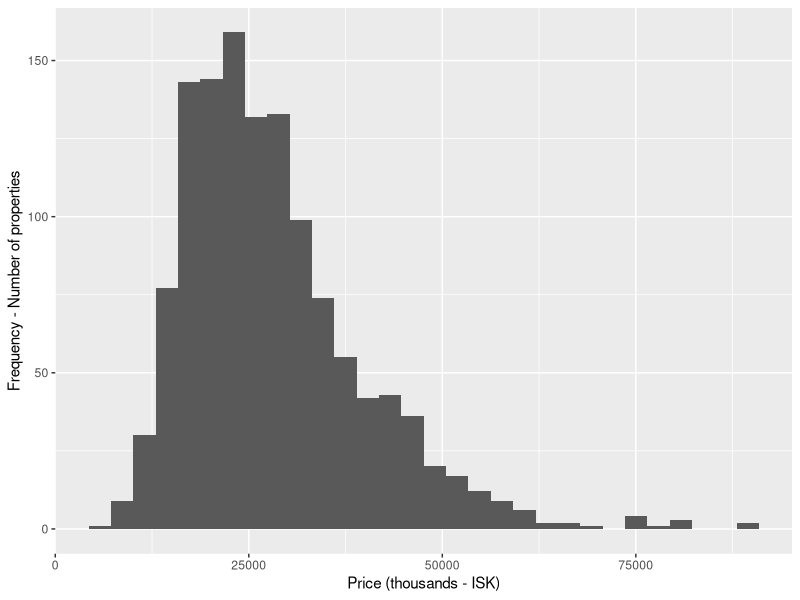
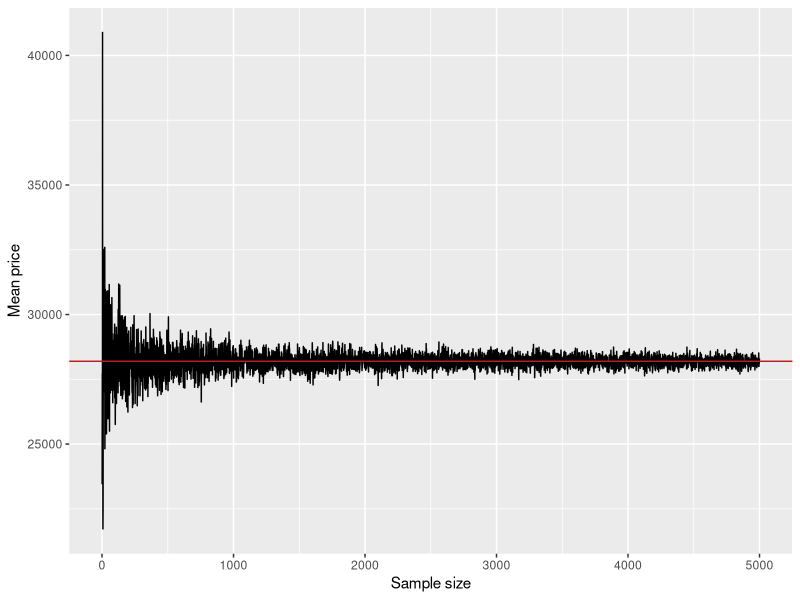
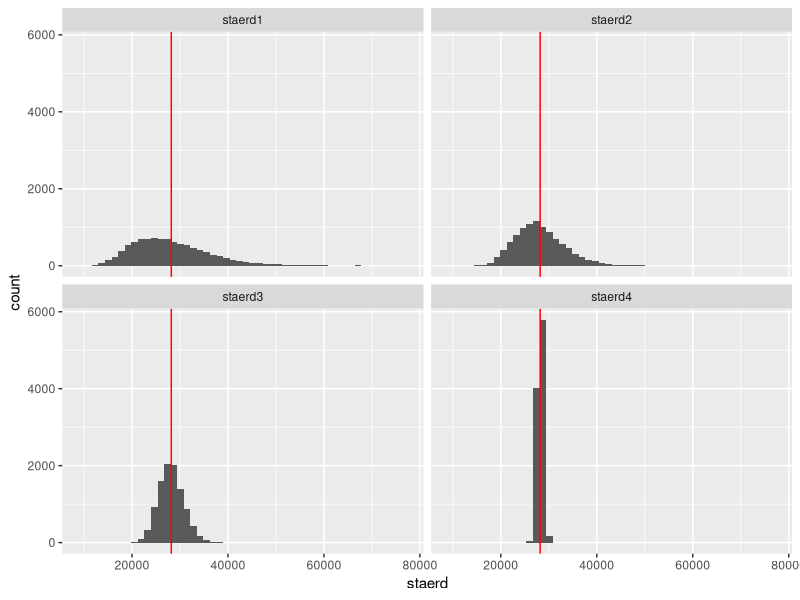
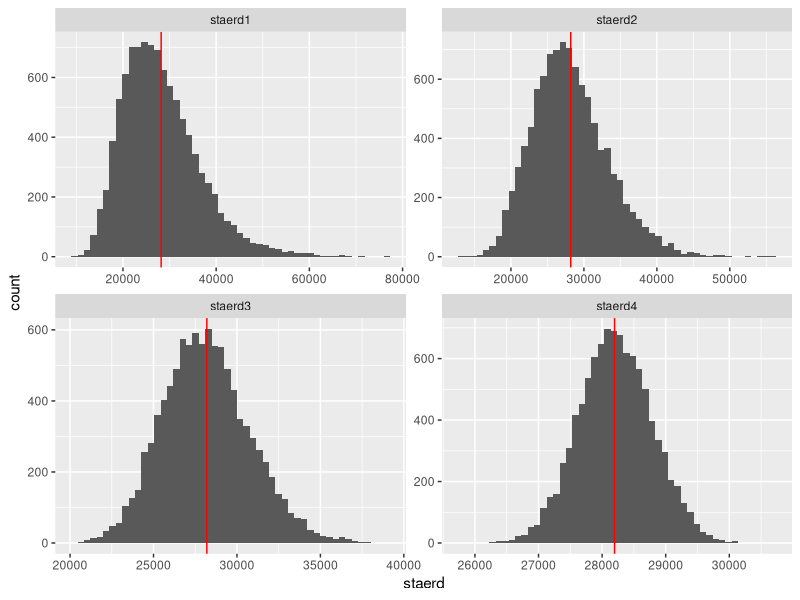

R code for these plots, in order:
## ---- chunk 1
library(tidyverse)
library(readr)
library(dplyr)
library(ggplot2)
library(knitr)
## ---- chunk 2
oo <- read.csv(file = 'husnaedi.csv', fileEncoding = "UTF-8", sep =';')
oo = oo %>% rename("curent_value" = "nuvirdi",
                   "type" = "teg_eign",
                   "area" = "matssvaedi",
                   "size" = "ibm2",)
## ---- chunk 3
set.seed(0601)
hverfi<-sample(c(20,90,100),1)
oo <- oo%>%filter(area==hverfi)
oo <- subset(oo, select = -c(area))
oo <- filter(oo, type =="Íbúðareign")
oo <- subset(oo, select = -c(type))
## ---- chunk 4
rm(hverfi)
## ---- chunk 5
ggplot(oo, aes( x=curent_value)) + 
  geom_histogram()+xlab("Price (thousands - ISK)")+ylab("Frequency - Number of properties")
price_mean = mean(oo$curent_value)
## ---- chunk 6
set.seed(0601)
someVector <- sapply((1:5000),
  function(x) {mean(sample(oo$curent_value, x,replace = TRUE))})      

qplot(x = 1:5000,
      y = someVector,
      geom="line")+ xlab("Sample size")+ ylab("Mean price") +
      geom_hline(yintercept = price_mean, col="red")
rm(someVector)
## ---- chunk 7
staerd <- c(2,5,20,400)
staerd1 <- replicate(n = 10000, mean(sample(oo$curent_value,
        staerd[1],replace = TRUE)),simplify = TRUE )
staerd2 <- replicate(n = 10000, mean(sample(oo$curent_value,
        staerd[2],replace = TRUE)),simplify = TRUE ) 
staerd3 <- replicate(n = 10000, mean(sample(oo$curent_value,
        staerd[3],replace = TRUE)),simplify = TRUE )
staerd4 <- replicate(n = 10000, mean(sample(oo$curent_value,
        staerd[4],replace = TRUE)),simplify = TRUE )
remove(staerd)
## ---- chunk 8
num <- c(1:10000)
staerd <- tibble(num,staerd1=staerd1, staerd2 = staerd2,
                 staerd3 = staerd3,staerd4=staerd4)
remove(staerd1,staerd2,staerd3,staerd4)

st <- gather(staerd,key="sample", value=staerd,
            c(staerd1,staerd2,staerd3,staerd4))

#works ggplot
ggplot(data = st, aes(x = staerd)) +
    geom_histogram(bins=50)+geom_vline(xintercept = price_mean, col="red")+ ##facet_wrap(~sample)
  facet_wrap(~sample, nrow = 2, ncol = 2, scales = "fixed",
             shrink = TRUE, labeller = "label_value", as.table = TRUE,
             switch = NULL, drop = TRUE, dir = "h", strip.position = "top")
## ---- chunk 9
ggplot(data = st, aes(x = staerd)) +
  geom_histogram(bins=50)+geom_vline(xintercept = price_mean, col="red")+
  facet_wrap(~sample, nrow = 2, ncol = 2, scales = "free",
             shrink = TRUE, labeller = "label_value", as.table = TRUE,
             switch = NULL, drop = TRUE, dir = "h", strip.position = "top")
## ---- chunk 10
tolfr <- tibble(item=c("n = 2", "n = 5", "n = 20", "n = 400", "dataframe"),
 mean = c(mean(staerd$staerd1), mean(staerd$staerd2),
 mean(staerd$staerd3), mean(staerd$staerd4), mean(oo$curent_value)),
 variance = c(var(staerd$staerd1), var(staerd$staerd2),
 var(staerd$staerd3), var(staerd$staerd4), var(oo$curent_value)))
knitr::kable(tolfr,
  align = 'ccc', table.attr = "class=\"table\"", 
  format = "html")
## ---- chunk 11

## ---- chunk 12
cat("
<style>
.table {
  padding-top: 20em;
   width: 40%;
   margin: 0 auto;
}
th, td, tr {
        border: 1px solid black;}
</style>
")
